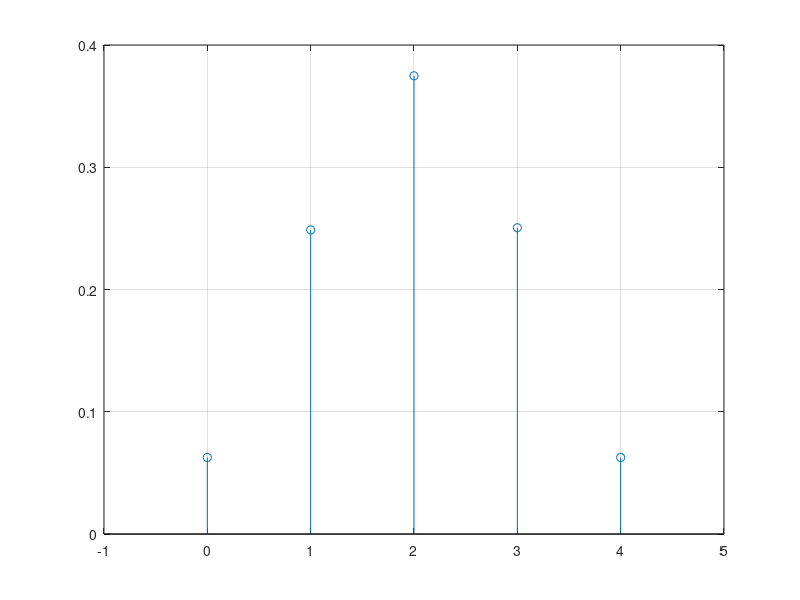
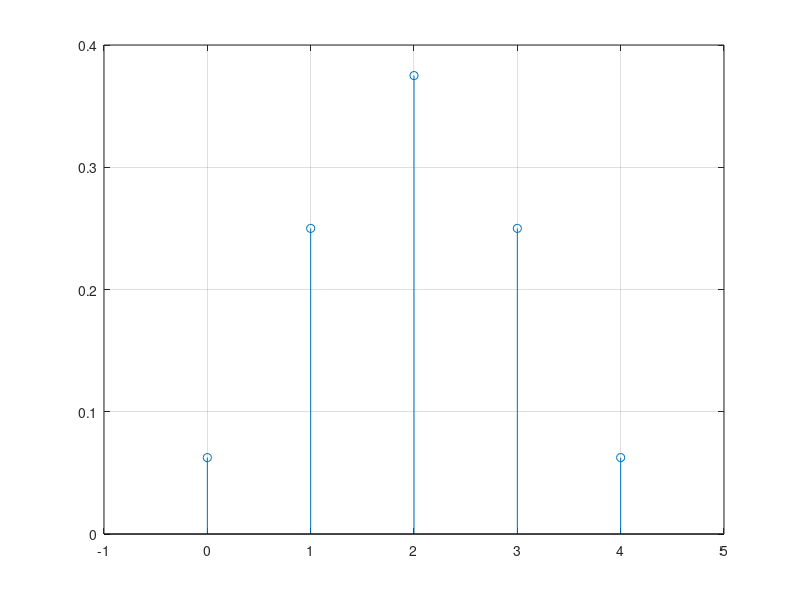

These figures' MATLAB source, in order:
clear all;
clc;

N = 1e5;
n = 4;
p = 0.5;
x = 0:4;

for i=1:length(x)
    lancamentos = rand(n,N)>p;
    sucessos = sum(lancamentos)==i-1; 
    prob(i) = sum(sucessos)/N;
end
prob

figure(1)
stem(x,prob)
axis([-1 5 0 0.4])
grid on

%b)
av = sum(x.*prob)

%VAR[X] = E[X^2] - (E[X])^2

var = sum(prob.*(x.^2)) - av^2

sd = sqrt(var) % ou sd = va^(1/2)

%c) distribuicao biomial
%d)
for i=x
    prob(i+1) = nchoosek(4,i)*(0.5^i)*(0.5^(4-i));
end
figure(2)
stem(x,prob)
axis([-1 5 0 0.4])
grid on

%e)
av = sum(x.*prob)
var = sum(prob.*(x.^2)) - av^2
sd = sqrt(var) % ou sd = va^(1/2)

%f)
%i)
fprintf('Prob. of 2 or more tails: %f\n',sum(prob(3:5)));

%ii)
fprintf('Prob. of at most 1 tail: %f\n',sum(prob(1:2)));

%iii)
fprintf('Prob. of tails between 1 and 3: %f\n', sum(prob(2:4)));